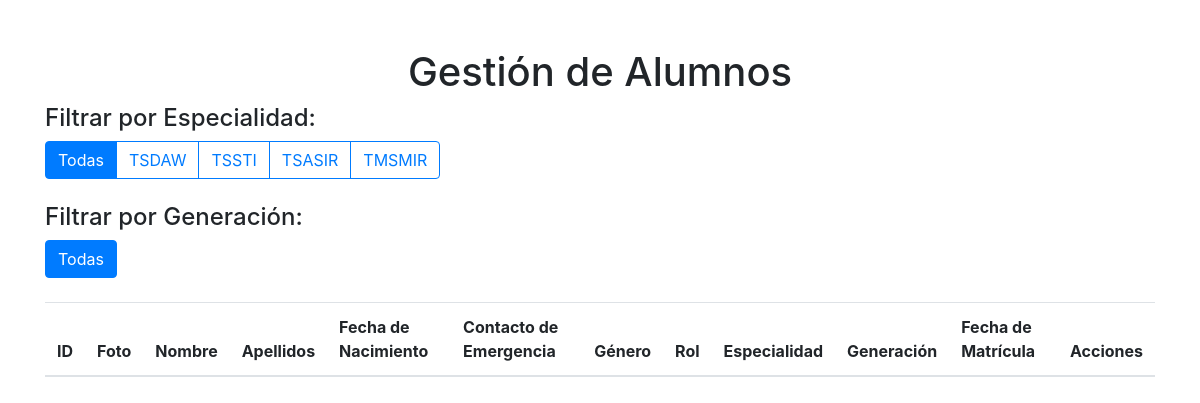
/admin/secretaria/matricula/prueba.php, run on the app's committed database.
### tables this page shows
create table especialidad(
    id_especialidad int PRIMARY key AUTO_INCREMENT,
    denominacion VARCHAR(45) NOT null,
    descripcion text NOT null
   
);

### admin/secretaria/matricula/prueba.php (the view, shortened to what this page needs)
<?php
include "../../conexion/conexion.php";
function obtenerEspecialidades($conexion) {
    $stmt = $conexion->prepare("SELECT id_especialidad, denominacion FROM especialidad");
    $stmt->execute();
    return $stmt->fetchAll(PDO::FETCH_ASSOC);
}
$especialidades = obtenerEspecialidades($conexion);
?>
<!DOCTYPE html>
<html lang="es">
<head>
    <link rel="stylesheet" href="https://stackpath.bootstrapcdn.com/bootstrap/4.5.2/css/bootstrap.min.css">
</head>
<body>
<div class="container mt-5">
    <h1 class="text-center">Gestión de Alumnos</h1>
    <div class="mb-4">
        <h4>Filtrar por Especialidad:</h4>
        <div class="btn-group" role="group" aria-label="Filtro de especialidades" id="filtroEspecialidades">
            <button type="button" class="btn btn-primary" onclick="filtrarPorEspecialidad('todas')">Todas</button>
            <?php foreach($especialidades as $especialidad): ?>
                <button type="button" class="btn btn-outline-primary" onclick="filtrarPorEspecialidad('<?php echo $especialidad['id_especialidad']; ?>')">
                    <?php echo $especialidad['denominacion']; ?>
                </button>
            <?php endforeach; ?>
        </div>
    </div>
    <div class="mb-4">
        <h4>Filtrar por Generación:</h4>
        <div class="btn-group" role="group" aria-label="Filtro de generaciones" id="filtroGeneraciones">
            <button type="button" class="btn btn-primary" onclick="filtrarPorGeneracion('todas')">Todas</button>
        </div>
    </div>
    <table class="table table-striped">
        <thead>
            <tr>
                <th>ID</th>
                <th>Foto</th>
                <th>Nombre</th>
                <th>Apellidos</th>
                <th>Fecha de Nacimiento</th>
                <th>Contacto de Emergencia</th>
                <th>Género</th>
                <th>Rol</th>
                <th>Especialidad</th>
                <th>Generación</th>
                <th>Fecha de Matrícula</th>
                <th>Acciones</th>
            </tr>
        </thead>
    </table>
</div>
</body>
</html>

### data on the page
especialidad: denominacion "TSDAW"
especialidad: denominacion "TSSTI"
especialidad: denominacion "TSASIR"
especialidad: denominacion "TMSMIR"
